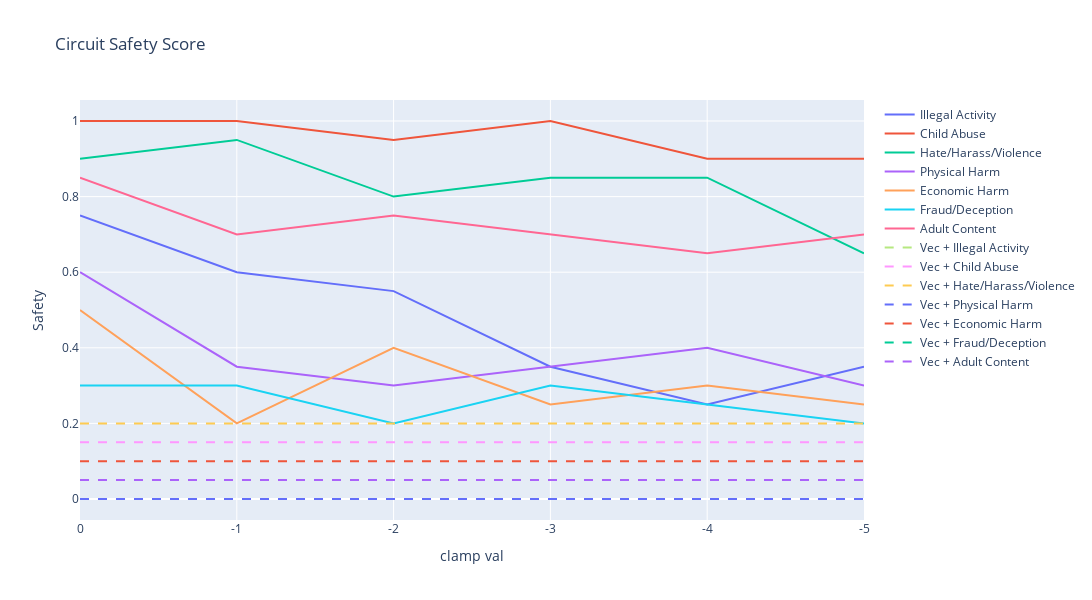

This figure's notebook cell:
### Code cell
plot_line(list(cat_clamp_scores.values()),xlabel = 'clamp val',ylabel = 'Safety',labels = list(cat_clamp_scores.keys()),x_tick = [str(x*-1) for x in clamp_range],title = f'Circuit Safety Score',hlines =list(cat_vec_scores.values()),hline_labels=[f'Vec + {k}' for k in cat_vec_scores.keys()])

### Figure 1 — Plotly figure (JSON) as saved in the notebook; plotly's stock layout.template omitted (floating-point values rounded to 4 significant figures)
{"data": [{"mode": "lines", "name": "Illegal Activity", "type": "scatter", "x": ["0", "-1", "-2", "-3", "-4", "-5"], "y": [0.75, 0.6, 0.55, 0.35, 0.25, 0.35]}, {"mode": "lines", "name": "Child Abuse", "type": "scatter", "x": ["0", "-1", "-2", "-3", "-4", "-5"], "y": [1, 1, 0.95, 1, 0.9, 0.9]}, {"mode": "lines", "name": "Hate/Harass/Violence", "type": "scatter", "x": ["0", "-1", "-2", "-3", "-4", "-5"], "y": [0.9, 0.95, 0.8, 0.85, 0.85, 0.65]}, {"mode": "lines", "name": "Physical Harm", "type": "scatter", "x": ["0", "-1", "-2", "-3", "-4", "-5"], "y": [0.6, 0.35, 0.3, 0.35, 0.4, 0.3]}, {"mode": "lines", "name": "Economic Harm", "type": "scatter", "x": ["0", "-1", "-2", "-3", "-4", "-5"], "y": [0.5, 0.2, 0.4, 0.25, 0.3, 0.25]}, {"mode": "lines", "name": "Fraud/Deception", "type": "scatter", "x": ["0", "-1", "-2", "-3", "-4", "-5"], "y": [0.3, 0.3, 0.2, 0.3, 0.25, 0.2]}, {"mode": "lines", "name": "Adult Content", "type": "scatter", "x": ["0", "-1", "-2", "-3", "-4", "-5"], "y": [0.85, 0.7, 0.75, 0.7, 0.65, 0.7]}, {"line": {"dash": "dash", "width": 2}, "mode": "lines", "name": "Vec + Illegal Activity", "type": "scatter", "x": ["0", "-5"], "y": [0, 0]}, {"line": {"dash": "dash", "width": 2}, "mode": "lines", "name": "Vec + Child Abuse", "type": "scatter", "x": ["0", "-5"], "y": [0.15, 0.15]}, {"line": {"dash": "dash", "width": 2}, "mode": "lines", "name": "Vec + Hate/Harass/Violence", "type": "scatter", "x": ["0", "-5"], "y": [0.2, 0.2]}, {"line": {"dash": "dash", "width": 2}, "mode": "lines", "name": "Vec + Physical Harm", "type": "scatter", "x": ["0", "-5"], "y": [0, 0]}, {"line": {"dash": "dash", "width": 2}, "mode": "lines", "name": "Vec + Economic Harm", "type": "scatter", "x": ["0", "-5"], "y": [0.1, 0.1]}, {"line": {"dash": "dash", "width": 2}, "mode": "lines", "name": "Vec + Fraud/Deception", "type": "scatter", "x": ["0", "-5"], "y": [0.05, 0.05]}, {"line": {"dash": "dash", "width": 2}, "mode": "lines", "name": "Vec + Adult Content", "type": "scatter", "x": ["0", "-5"], "y": [0.05, 0.05]}], "layout": {"height": 600, "title": {"text": "Circuit Safety Score"}, "width": 1200, "xaxis": {"tickvals": ["0", "-1", "-2", "-3", "-4", "-5"], "title": {"text": "clamp val"}, "type": "category"}, "yaxis": {"title": {"text": "Safety"}}}}
